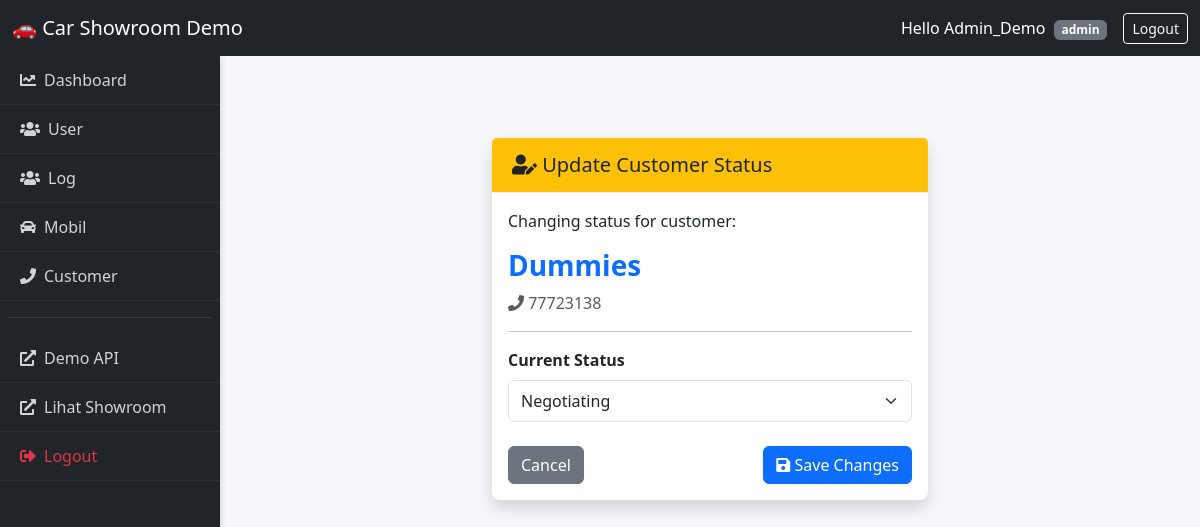
The app's page /demo/dashboard/customer/status/39/ (signed in), older data.
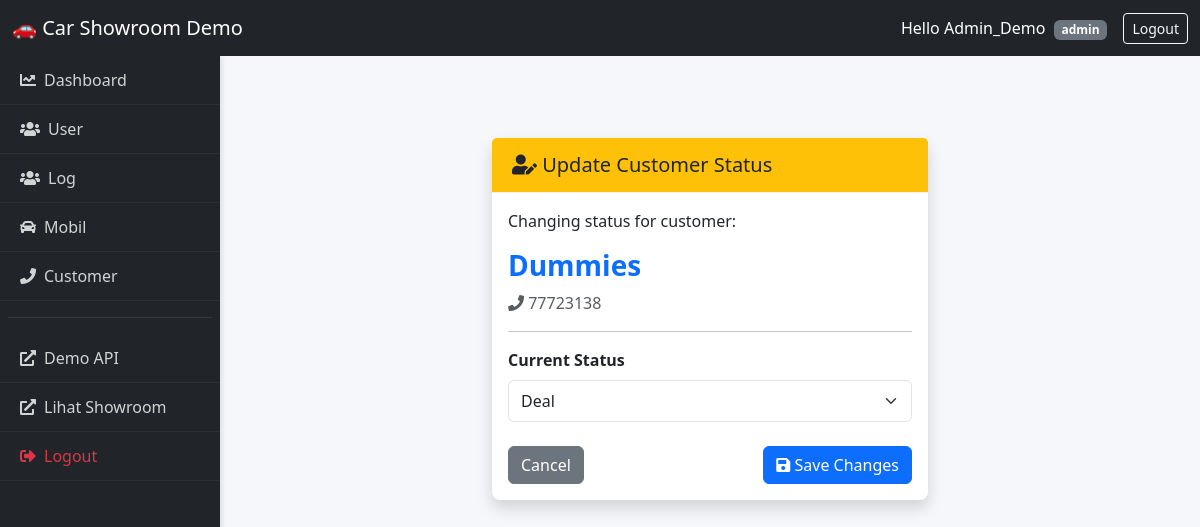
The same page, newer data.
### customer/models.py (models this page shows, shortened)
class Customer(models.Model):
    STATUS_CHOICES = [
        ("deal","Deal"),
        ("negotiating","Negotiating"),
        ("not_deal", "Not Deal"),
        ("uncontacted", "Uncontacted"),
        ("rna","RNA (Return, No Answer)"),
    ]
    user = models.OneToOneField(User, on_delete=models.CASCADE, related_name="customer_profile",null=True,blank=True)
    name = models.CharField(max_length=100)
    phone_number = models.CharField(max_length=20, unique=True)
    email = models.EmailField(blank=True, null=True)
    address = models.TextField(blank=True, null=True)
    status = models.CharField(max_length=20, choices=STATUS_CHOICES, default="uncontacted")
    created_at = models.DateTimeField(auto_now_add=True)
    updated_at = models.DateTimeField(auto_now=True)

### demo/views.py (the view)
# urls.py: path('dashboard/customer/status/<int:customer_id>/', update_customer_status, name='update_customer_status'),
def update_customer_status(request, customer_id):
    customer = get_object_or_404(Customer, id=customer_id)
    if request.user.role not in ['admin', 'sales']:
        return redirect('demo_customer_list_dashboard')
    if request.method == 'POST':
        form = CustomerStatusForm(request.POST, instance=customer)
        if form.is_valid():
            old_status = customer.status
            updated_customer = form.save()
            log_activity(
                user=request.user,
                action='UPDATE',
                target_model='Customer',
                description=f"Mengubah status {updated_customer.name} dari '{old_status}' menjadi '{updated_customer.status}'"
            )
            return redirect('demo_customer_list_dashboard')
    else:
        form = CustomerStatusForm(instance=customer)
    return render(request, 'demo/update_customer_status.html', {
        'form': form,
        'customer': customer
    })

### customer/forms.py
class CustomerStatusForm(forms.ModelForm):
    class Meta:
        model = Customer
        fields = ['status'] # Kita hanya izinkan ubah status
        widgets = {
            'status': forms.Select(attrs={'class': 'form-select'})
        }

### demo/templates/demo/update_customer_status.html (shortened to what this page needs)
{% extends 'demo/base.html' %}
{% block content %}
<div class="container mt-5">
    <div class="row justify-content-center">
        <div class="col-md-6">
            <div class="card shadow">
                <div class="card-header bg-warning text-dark">
                    <h5 class="m-0"><i class="fas fa-user-edit"></i> Update Customer Status</h5>
                </div>
                <div class="card-body">
                    <p>Changing status for customer:</p>
                    <h3 class="fw-bold text-primary">{{ customer.name }}</h3>
                    <p class="text-muted"><i class="fas fa-phone"></i> {{ customer.phone_number }}</p>
                    <hr>
                    <form method="post">
                        <div class="mb-3">
                            <label class="form-label fw-bold">Current Status</label>
                            {{ form.status }}
                        </div>
                        <div class="d-flex justify-content-between mt-4">
                            <a href="{% url 'demo_customer_list_dashboard' %}" class="btn btn-secondary">Cancel</a>
                            <button type="submit" class="btn btn-primary">
                                <i class="fas fa-save"></i> Save Changes
                            </button>
                        </div>
                    </form>
                </div>
            </div>
        </div>
    </div>
</div>
{% endblock %}

Row changes from the older to the newer data that the page shows:
changed Customer "Dummies": status "Negotiating" → "Deal"
